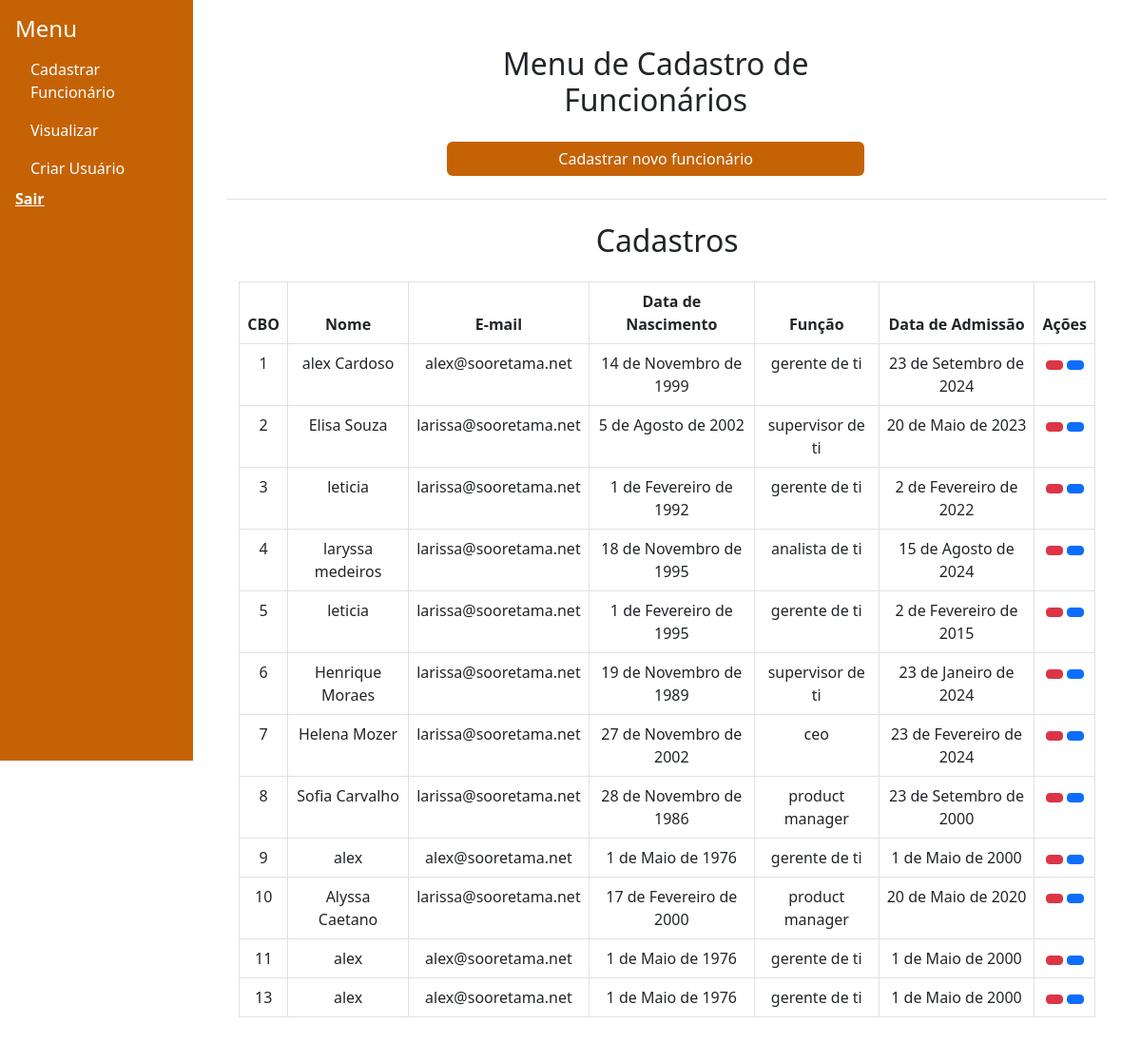
Before: /funcionarios/menu-cadastros/ with the older database file.
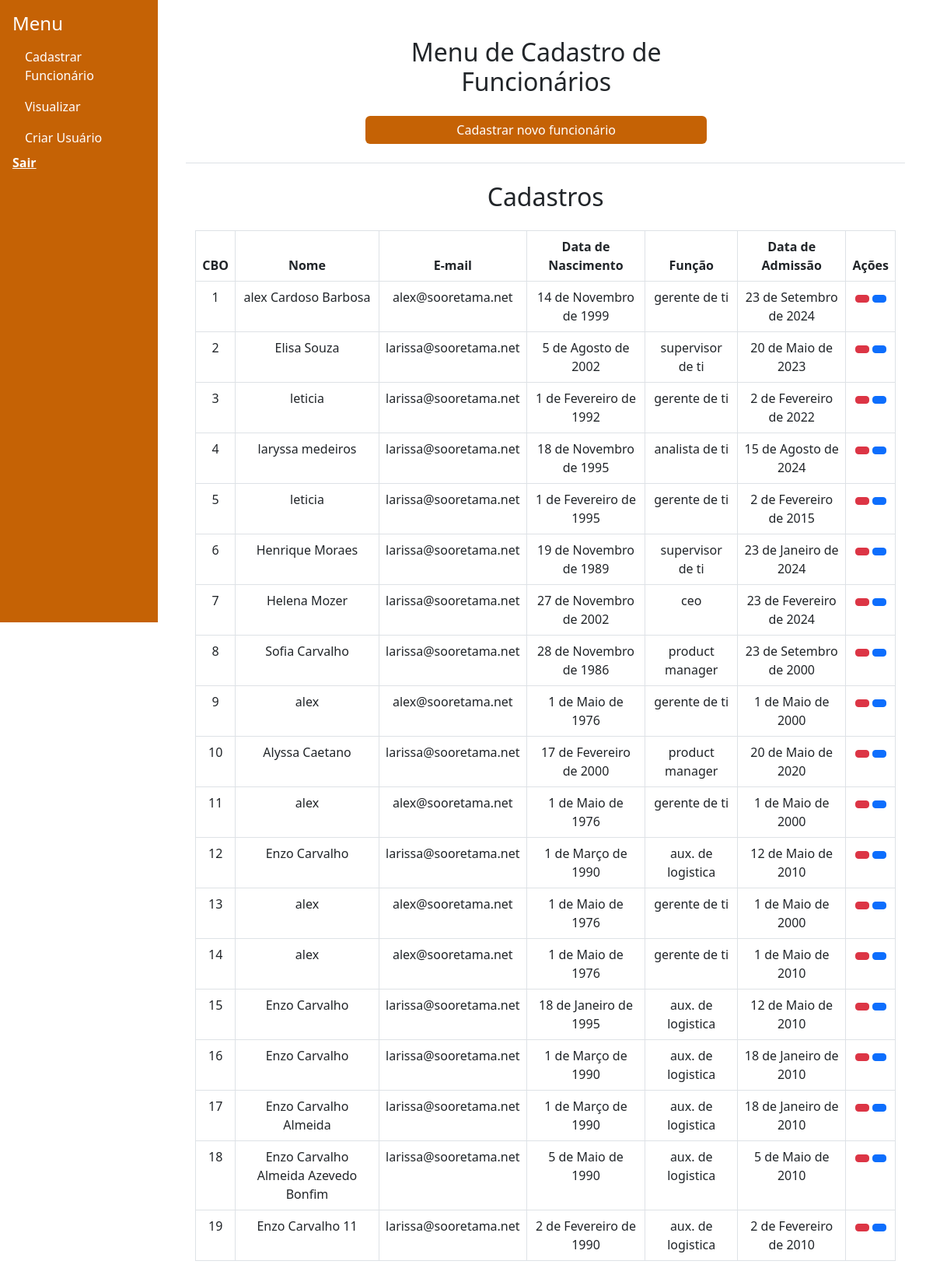
After: the same page with the newer database file.
### funcionarios/models.py (models this page shows)
class Funcionario(models.Model):
    nome = models.CharField(max_length=100)
    email= models.EmailField()
    data_nascimento = models.DateField(null=False, blank=False)
    foto = models.ImageField(upload_to='foto/' , blank=True, null=True)
    arquivo_pdf = models.FileField(upload_to='pdf/' , blank=True, null=True)
    cbo = models.AutoField(primary_key=True)
    funcao = models.CharField(max_length=100, null=True)
    data_admissao = models.DateField(null=True, blank=True)
    id_tarefa_mail = models.CharField(max_length=255, null=True, blank=True)
    def __str__(self):
        return self.nome
    class Meta:
        permissions = [
            ("cadastrar_funcionarios", "Pode cadastrar funcionários")
        ]

### funcionarios/views.py (the view)
# urls.py: path('menu-cadastros/', views.menu_cadastros, name='menu_cadastros'),
def menu_cadastros(request):
    funcionarios = Funcionario.objects.all()
    print(funcionarios)
    logging.info(funcionarios)
    return render(request, 'funcionarios/cadastros.html', {'funcionarios' : funcionarios})

### funcionarios/templates/funcionarios/cadastros.html (shortened to what this page needs)
{% extends "funcionarios/base.html" %}
{% load static %}
        {% block content %}
        <div class="container text-center align-items-center min-vh-100">
        <div class="col-lg-6 col-md-8 col-sm-12 mx-auto">
            <div class="container mt-4">
                <div class="row w-100">
                    <h2 class="text-center mb-4">Menu de Cadastro de Funcionários</h2>
                    <a
                    href="{% url 'funcionarios:cadastrar_funcionarios' %}"
                    class="btn btn-primary text-center"
                    id="botao_novo_cadastro"
                    style="background-color:#c56205 !important; border: #b85c07;">Cadastrar novo funcionário</a>
                </div>
            </div>
        </div>
        <div class="my-4 border-top mt-4"></div>
        <div class="container mt-4">
            <h2 class="text-center mt-2"> Cadastros</h2>
            <div class="table-responsive mt-4">
                <form id="actionForm" method="POST" action="{% url 'funcionarios:menu_cadastros' %}">
                    <table class="table table-bordered">
                        <thead>
                            <tr>
                                <th>CBO</th>
                                <th>Nome</th>
                                <th>E-mail</th>
                                <th>Data de Nascimento</th>
                                <th>Função</th>
                                <th>Data de Admissão</th>
                                <th>Ações</th>
                            </tr>
                        </thead>
                        <tbody>
                            {% for funcionario in funcionarios %}
                            <tr>
                                <td>{{ funcionario.cbo|default:"Não informado" }}</td>
                                <td>{{ funcionario.nome|default:"Não informado" }}</td>
                                <td>{{ funcionario.email|default:"Não informado" }}</td>
                                <td>{{ funcionario.data_nascimento|default:"Não informado" }}</td>
                                <td>{{ funcionario.funcao|default:"Não informado" }}</td>
                                <td>{{ funcionario.data_admissao|default:"Não informado" }}</td>
                                <td>
                                    <button type="button"
                                        class="btn btn-danger btn-sm confirm-exclusao"
                                        data-bs-toggle="modal"
                                        data-bs-target="#confirmDeleteModal{{ funcionario.cbo }}"
                                        title="Excluir">
                                    </button>
                                    <a href="{% url 'funcionarios:editar_funcionarios' funcionario.cbo %}" class="btn btn-primary btn-sm" title="Editar">
                                    </a>
                                </td>
                            </tr>
                            {% empty %}
                            <tr>
                                <td colspan="7" class="text-center">Nenhum funcionário cadastrado</td>
                            </tr>
                            {% endfor %}
                        </tbody>
                    </table>
                </form>
            </div>
        </div>
    </div>
    {% endblock %}

### funcionarios/templates/funcionarios/base.html (shortened to what this page needs)
<!DOCTYPE html>
<html lang="pt-BR">
{% load static %}
<head>
    <link href="https://cdn.jsdelivr.net/npm/bootstrap@5.3.0-alpha1/dist/css/bootstrap.min.css" rel="stylesheet">
</head>
<body>
    <div class="d-flex">
        <div class="bg-dark text-white p-3" style="width: 20%;height: 100vh; background-color:#c56205 !important;">
            <h4>Menu</h4>
            <ul class="nav flex-column">
                <li class="nav-item">
                    <a class="nav-link text-white" href="{% url 'funcionarios:cadastrar_funcionarios' %}">Cadastrar Funcionário</a>
                </li>
                <li class="nav flex-column">
                    <a class="nav-link text-white" href="{% url 'funcionarios:menu_cadastros' %}">Visualizar </a>
                </li>
                <li class="nav flex-column">
                    <a class="nav-link text-white" href="{% url 'funcionarios:criar_usuario' %}" >Criar Usuário</a>
                </li>
                <li class="nav flex-column">
                    <a href="{% url 'funcionarios:login' %}" class="text-white fw-bold">Sair</a>
                </li>
            </ul>
        </div>
        <div class="container-fluid p-4">
            {% block content %}{% endblock %}
        </div>
    </div>
</body>
</html>

Changed rows visible on the page:
changed Funcionario id 1: nome "alex Cardoso" → "alex Cardoso Barbosa"
added Funcionario: cbo "12", nome "Enzo Carvalho", email "larissa@sooretama.net", data_nascimento "1 de Março de 1990", funcao "aux. de logistica", data_admissao "12 de Maio de 2010"
added Funcionario: cbo "14", nome "alex", email "alex@sooretama.net", data_nascimento "1 de Maio de 1976", funcao "gerente de ti", data_admissao "1 de Maio de 2010"
added Funcionario: cbo "15", nome "Enzo Carvalho", email "larissa@sooretama.net", data_nascimento "18 de Janeiro de 1995", funcao "aux. de logistica", data_admissao "12 de Maio de 2010"
added Funcionario: cbo "16", nome "Enzo Carvalho", email "larissa@sooretama.net", data_nascimento "1 de Março de 1990", funcao "aux. de logistica", data_admissao "18 de Janeiro de 2010"
added Funcionario: cbo "17", nome "Enzo Carvalho Almeida", email "larissa@sooretama.net", data_nascimento "1 de Março de 1990", funcao "aux. de logistica", data_admissao "18 de Janeiro de 2010"
added Funcionario: cbo "18", nome "Enzo Carvalho Almeida Azevedo Bonfim", email "larissa@sooretama.net", data_nascimento "5 de Maio de 1990", funcao "aux. de logistica", data_admissao "5 de Maio de 2010"
added Funcionario: cbo "19", nome "Enzo Carvalho 11", email "larissa@sooretama.net", data_nascimento "2 de Fevereiro de 1990", funcao "aux. de logistica", data_admissao "2 de Fevereiro de 2010"
